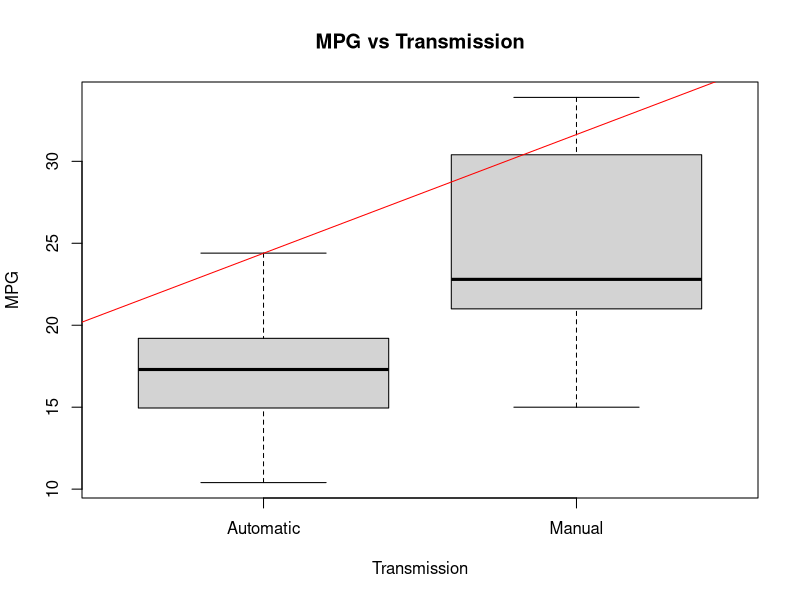
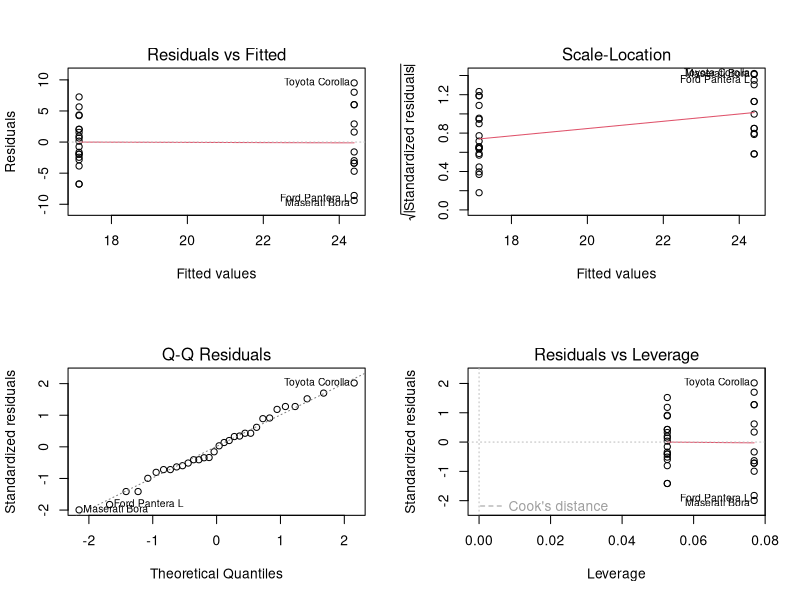
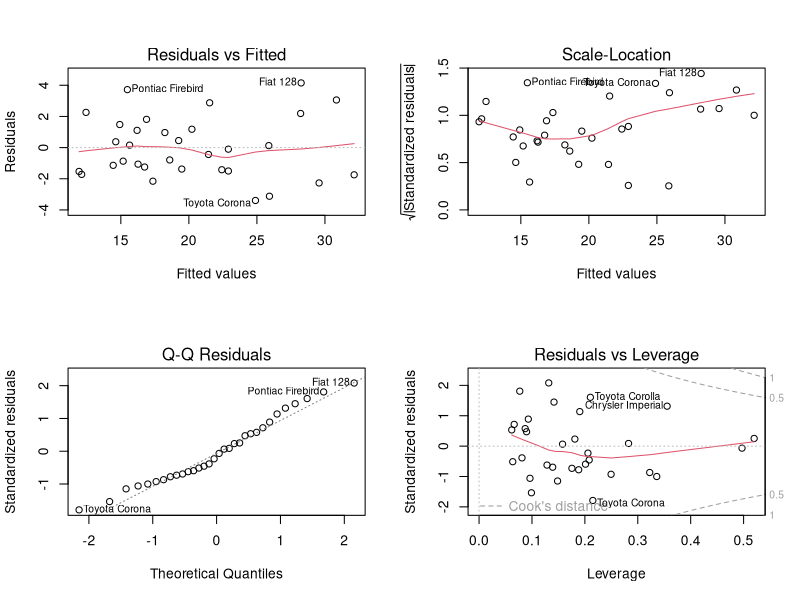

Here is the R script that generated these plots, in order:
## ---- chunk 1
data(mtcars)
automean<-mean(mtcars$mpg[mtcars$am=="0"])
manualmean<-mean(mtcars$mpg[mtcars$am=="1"])
## ---- chunk 2
fit1 <- lm(mpg~am, data=mtcars)
summary(fit1)
## ---- chunk 3
fitAll<-lm(mpg~.,mtcars)
summary(fitAll)
## ---- chunk 4
fit2<-lm(mpg~hp*wt+qsec+am,mtcars)
summary(fit2)
## ---- chunk 5
anova(fit1, fit2)

## ---- chunk 6
m<-transform(mtcars, am=factor(am))
levels(m$am)[1] <- "Automatic"
levels(m$am)[2] <- "Manual"
plot(m$am , m$mpg, main="MPG vs Transmission", xlab="Transmission", ylab="MPG", )
abline(lm(mpg ~ am, m), col="red")
## ---- chunk 7
layout(matrix(c(1,2,3,4),2,2))
plot(fit1)
## ---- chunk 8
layout(matrix(c(1,2,3,4),2,2))
plot(fit2)
